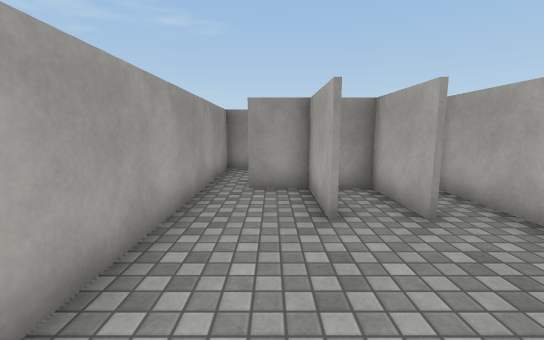
View 1 (above)

24 first-person views from a walk through a scene from a Unity 3-D project. The camera is 1.4 m above the floor, tilts 8° down and sees 90° across. The floor is counted in squares, 1 m on a side. Each view is taken from the middle of a square. On the plan, view 1 faces up. The plan holds only what a view shows up to about 13 squares ahead; the rest is blank. Surface patterns are stand-ins for the level's own textures.

View 2
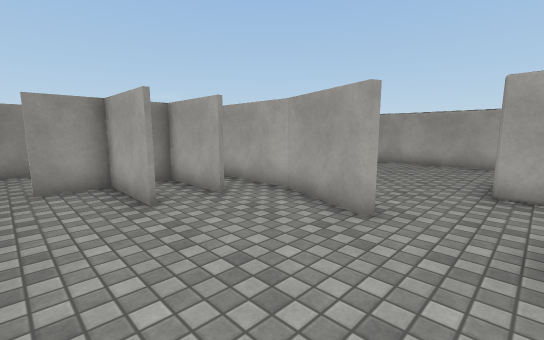

View 3
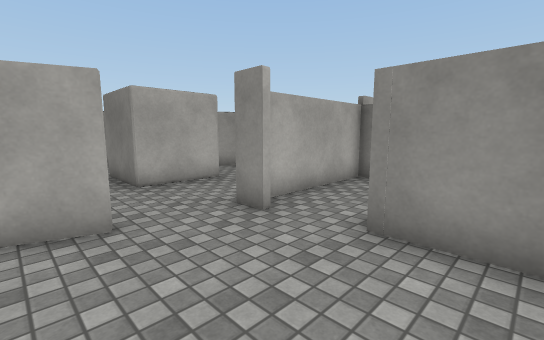

View 4
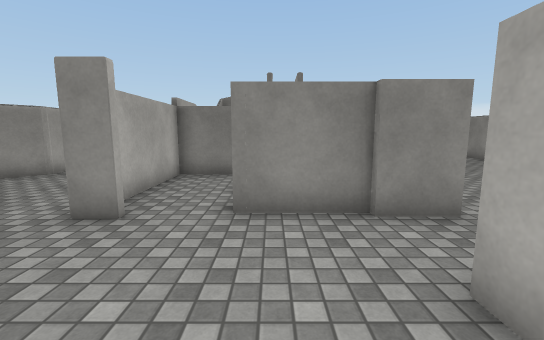

View 5
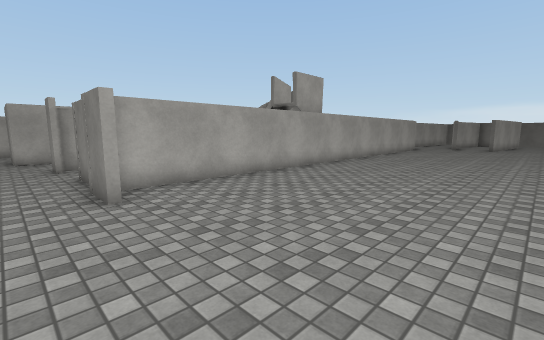

View 6
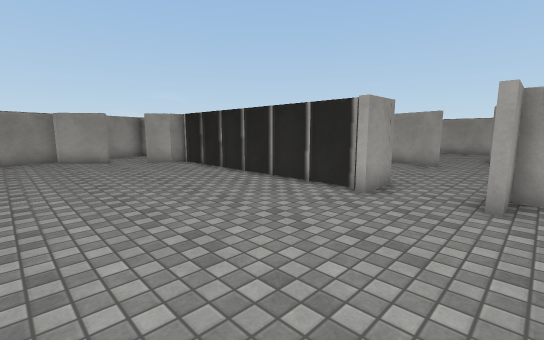

View 7
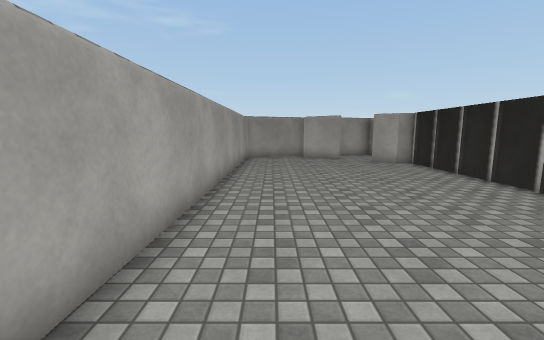

View 8
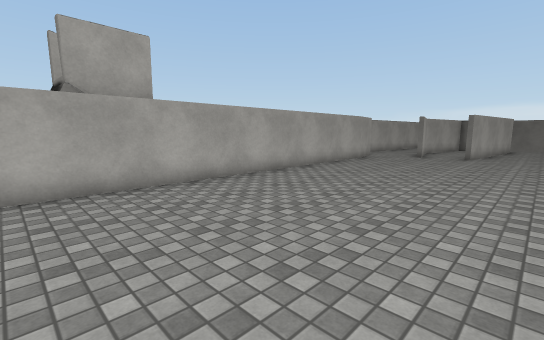

View 9
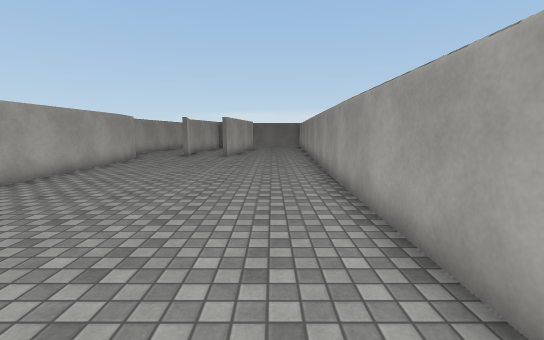

View 10
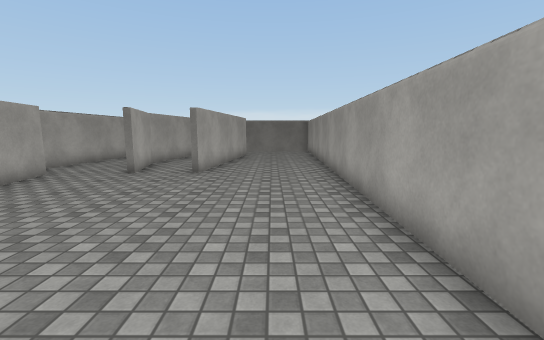

View 11
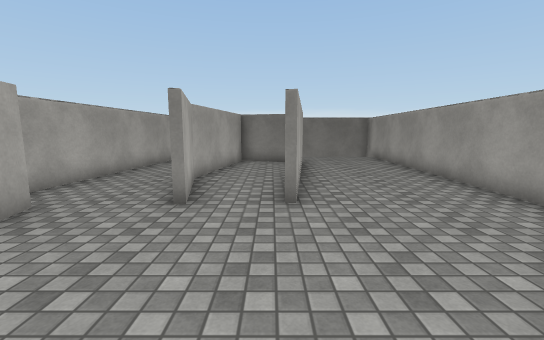

View 12
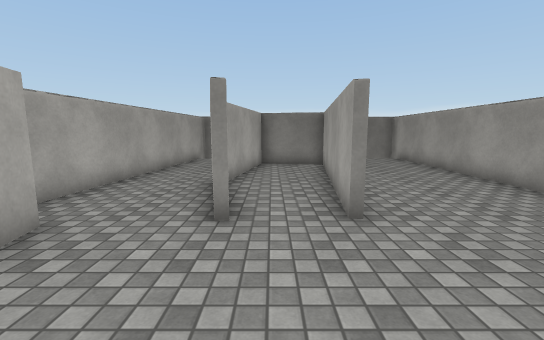

View 13
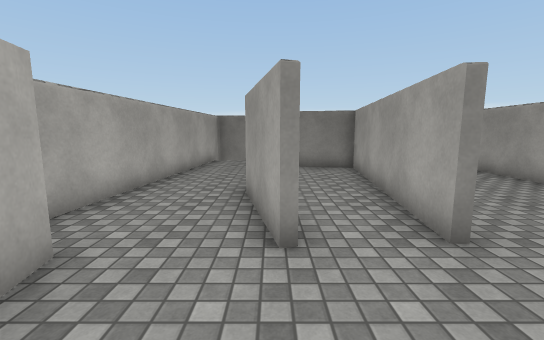

View 14
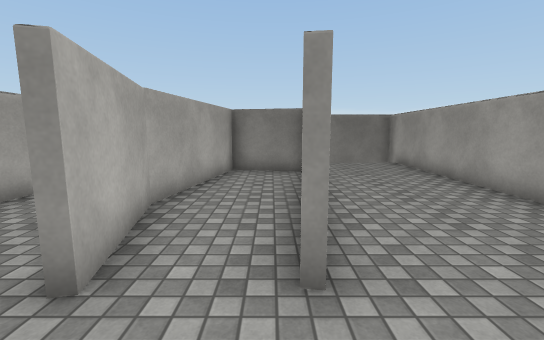

View 15
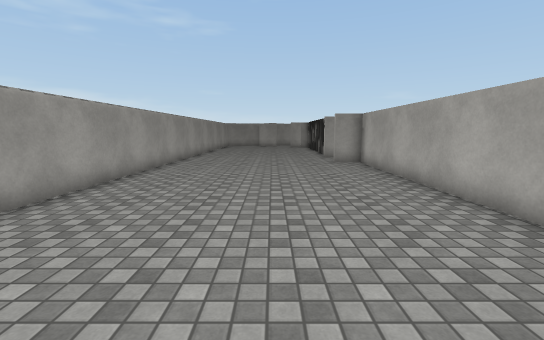

View 16
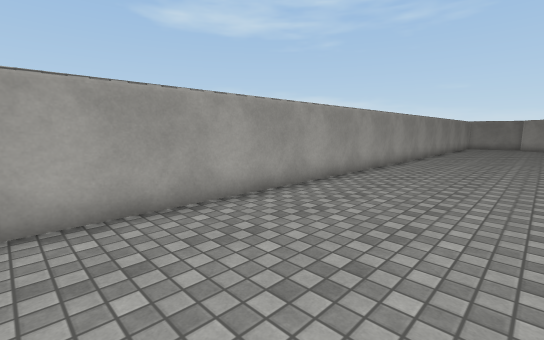

View 17
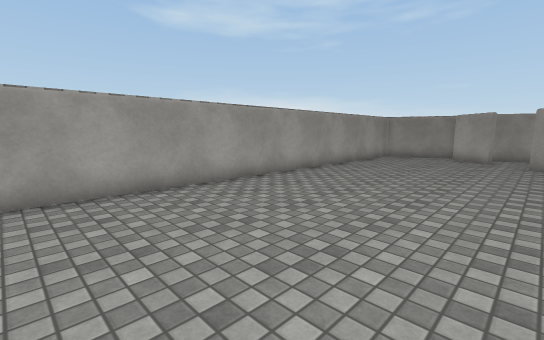

View 18
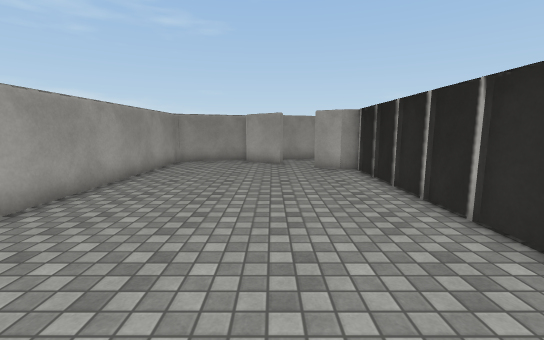

View 19
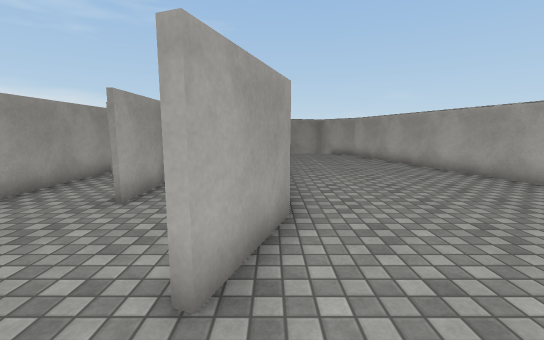

View 20
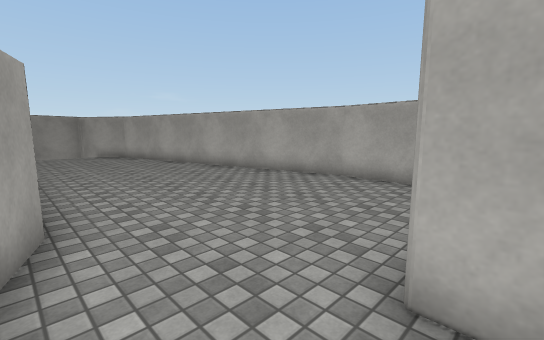

View 21
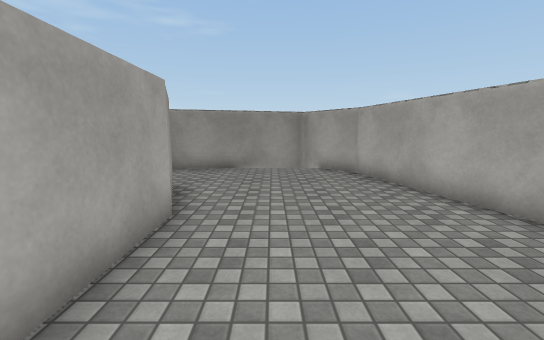

View 22
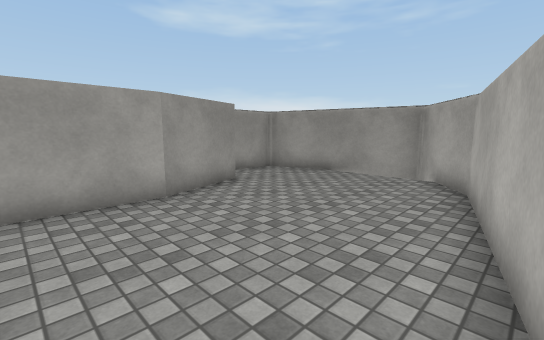

View 23
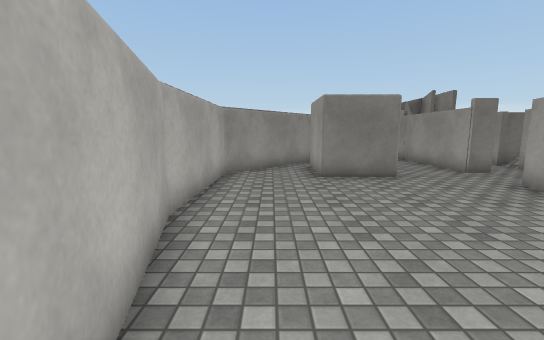

View 24
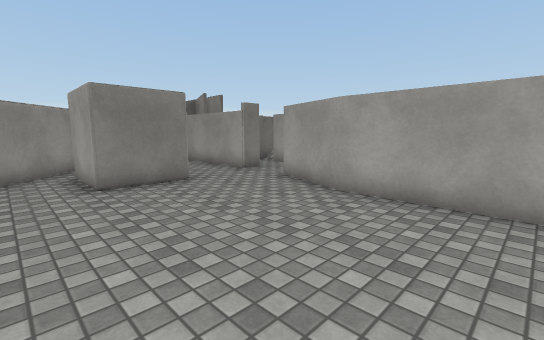

### Floor plan
Points are (right, up) in squares from view 1. A wall is a line through its corners. A room is listed if a view was taken in it or the views show most of it. See-through windows are left out.
Room 1 (views 1, 2, 3, 4, 19, 20)
walls: (3.2, 0.9) (4.1, 3.5); (2.4, -1.4) (3.4, -1.4); (0.9, 4.1) (0.9, 6.7) (-0.6, 6.7); (2.5, 4.1) (2.5, 6.7) (1.6, 6.7); (-1.9, -1.6) (0.7, -1.6) (0.7, -2.3); (-3.2, -1.4) (-1.6, -1.4); (1.1, 6.4) (1.1, 4.1); (6.1, -1.5) (6.1, -0.3); (-1.7, 6.6) (-1.7, 0.8) (-3.2, 0.8); (1.2, -5.9) (3, -5.9) (3, -1.5)
ways out: opening at (-2.5, 0) to room 2; opening at (5, 1) to room 3; opening at (-1, 7); opening at (4.5, -2.5)
Room 2 (views 5, 6, 7, 8, 9, 10, 11, 12, 13, 14, 15, 16, 17, 18)
walls: (-10.8, -16.3) (-11.7, -35.1) (-8.8, -35); (-6.2, -24.2) (-6.5, -26.4); (-4.1, -24.1) (-3.4, -27.1); (-1.5, -24) (-1.9, -21.9) (-1.9, -1.6) (-3.2, -1.6); (-2.7, 1.1) (-2.7, 10); (-3.7, -27.1) (-4.3, -24.1); (-7.3, -30.8) (-6.5, -24.2); (-3.4, 10) (-4.4, 10.7); (-1.2, -34.1) (-0.4, -25.1); (-5.6, 11.7) (-7.2, 13); (-7.1, 13.8) (-10.4, 12.5) (-10.8, -16.4)
ways out: opening at (-2.5, 0) to room 1; opening at (-5, -27) to room 4; opening at (-5, 12)
Room 3 (views 21, 22, 23, 24)
walls: (11.8, 3.4) (8.9, 15.3) (7.3, 17.4) (2, 15.9) (2, 14.1); (3.4, 13.1) (4.3, 10.4) (4.3, 3.5) (3.4, 0.8); (6.1, -0.3) (8.5, -0.3) (8.5, -2.8); (9.1, -3.9) (11.6, -1) (11.7, 3.6)
ways out: opening at (5, 1) to room 1
Room 4 (no view inside)
walls: (-6.5, -26.4) (-7.2, -31.5) (-4.5, -32) (-3.7, -27.1)
ways out: opening at (-5, -27) to room 2

Positions as (right, up) in squares from view 1, and headings:
1: (0, 0), facing up
2: (-1, -1), facing up-right
3: (-1, 2), facing down-right
4: (0, 3), facing down
5: (-9, 0), facing down-right
6: (-9, -2), facing up-right
7: (-9, -2), facing up
8: (-9, -8), facing down-right
9: (-9, -9), facing down
10: (-9, -15), facing down
11: (-6, -19), facing down
12: (-5, -20), facing down
13: (-4, -21), facing down
14: (-6, -22), facing down
15: (-6, -14), facing up
16: (-6, -14), facing up-left
17: (-4, -3), facing up-left
18: (-6, 0), facing up
19: (4, -1), facing up
20: (4, -1), facing up-right
21: (6, 6), facing up
22: (10, 8), facing up-left
23: (10, 8), facing down
24: (10, 7), facing down-left
